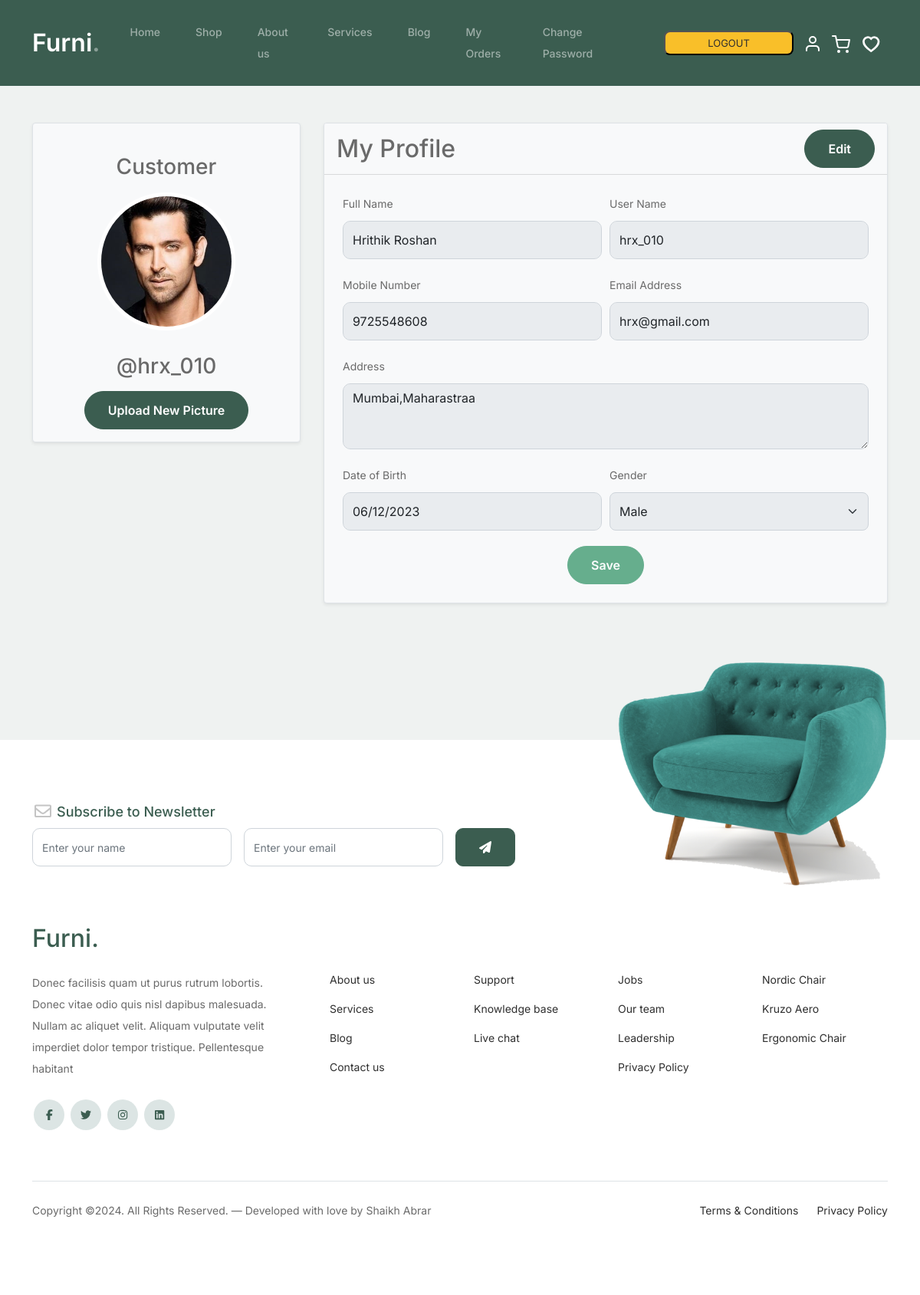
The page /uprofile/ (signed in) on the database its author committed.
### app1/models.py (models this page shows, shortened)
class User(models.Model):
    name = models.CharField(max_length=20)
    email = models.EmailField()
    mobile = models.BigIntegerField()
    password = models.CharField(max_length=8)
    usertype = models.CharField(max_length=10,default="customer")

class UserProfile(models.Model):
    user = models.OneToOneField(User,on_delete=models.CASCADE)
    uname = models.CharField(default="username",max_length=10)
    profile = models.ImageField(default="static/images/user.svg",upload_to="pictures/")
    address = models.CharField(max_length=255, blank=True, null=True)
    dob = models.DateField(blank=True, null=True)
    GENDER_CHOICES = [
        ('male','Male'),
        ('female','Female'),
        ('other','Other'),
    ]
    gender = models.CharField(max_length=10,choices=GENDER_CHOICES,blank=True, null=True)

### app1/views.py (the view)
# urls.py: path('uprofile/',views.uprofile,name='uprofile'),
def uprofile(request):
    user = User.objects.get(email=request.session['email'])
    uprofile = UserProfile.objects.get(user=user)
    if request.method == "POST":
        try:
            user.name = request.POST['name']
            user.mobile = request.POST['mobile']
            uprofile.uname = request.POST['uname']
            uprofile.address = request.POST['address']
            uprofile.gender = request.POST['gender']
            dob_str = request.POST['dob']
            if dob_str:
                uprofile.dob = datetime.strptime(dob_str, '%Y-%m-%d').date()
            user.save()
            uprofile.save()
            messages.success(request,"Profile Updated Successfully..!!")
            return redirect('uprofile')
        except Exception as e:
            print(e)
            messages.error(request, "Profile Not Updated..!!")
            return redirect('uprofile')
    else:
        if uprofile.dob:
         uprofile.dob = uprofile.dob.strftime('%Y-%m-%d')
        context = {
            'user': user,
            'uprofile': uprofile
        }
        if user.usertype == "customer":
            return render(request,'uprofile.html',context)
        else:
            return render(request,'seller/sprofile.html',context)

### app1/templates/uprofile.html (shortened to what this page needs)
{% extends "header-footer.html" %}
{% load static %}
{% block content %}
<div class="container content-container mt-5 mb-5">
  <div class="container-cards row">
    <div class="col-md-4">
      <div class="profile-card card shadow-sm bg-light border">
        <form id="profile-form" method="post" action="{% url 'upicture' %}" enctype="multipart/form-data"> {% csrf_token %}
          <div class="card-body text-center">
            <h3 class="profile-name mb-3" id="user-name">{{user.usertype|title}}</h3>
            <img src="{{uprofile.profile.url}}" alt="Profile Picture" class="profile-picture" id="profile-picture">
            <h3 class="profile-name mb-3" id="user-name">@{{uprofile.uname}}</h3>
            <button type="submit" class="btn btn-primary" id="upload-btn">Upload New Picture</button>
          </div>
        </form>
      </div>
    </div>
    <div class="col-md-8">
      <div class="details-card card shadow-sm bg-light border">
        <div class="card-header bg-light d-flex justify-content-between align-items-center">
          <h2 class="text-center mb-0">My Profile</h2>
          <button type="button" class="btn btn-primary edit-profile-btn">Edit</button>
        </div>
        <div class="card-body p-4">
          <form id="profile-form" method="post" action="{% url 'uprofile' %}"> {% csrf_token %}
            <div class="form-row">
              <div class="form-group">
                <label for="full_name" class="form-label">Full Name</label>
                <input type="text" class="form-control" id="full_name" name="name" value="{{user.name}}" disabled>
              </div>
              <div class="form-group">
                <label for="username" class="form-label">User Name</label>
                <input type="text" class="form-control" id="uname" name="uname" value="{{uprofile.uname}}" disabled>
              </div>
            </div>
            <div class="form-row">
              <div class="form-group">
                <label for="mobile" class="form-label">Mobile Number</label>
                <input type="tel" class="form-control" id="mobile" name="mobile" value="{{user.mobile}}" disabled>
              </div>
              <div class="form-group">
                <label for="email" class="form-label">Email Address</label>
                <input type="email" class="form-control" id="email" name="email" value="{{user.email}}" readonly disabled>
              </div>
            </div>
            <div class="form-group">
              <label for="address" class="form-label">Address</label>
              <textarea class="form-control" id="address" name="address" rows="3" disabled>{{uprofile.address}}</textarea>
            </div>
            <div class="form-row">
              <div class="form-group">
                <label for="dob" class="form-label">Date of Birth</label>
                <input type="date" class="form-control" id="dob" name="dob" value="{{uprofile.dob}}" disabled>
              </div>
              <div class="form-group">
                <label for="gender" class="form-label">Gender</label>
                <select class="form-select"  id="gender" name="gender" disabled>
                  <option value="male" {% if uprofile.gender == 'male' %}selected{% endif %} >Male</option>
                </select>
              </div>
            </div>
            <div class="text-center">
              <button type="submit" class="btn btn-success" disabled>Save</button>
            </div>
          </form>
        </div>
      </div>
    </div>
  </div>
</div>
{% endblock %}

### app1/static/css/style.css (style rules this page uses)
* { margin: 0; padding: 0; }
body { overflow-x: hidden; position: relative; }
body { font-family: "Inter", sans-serif; font-weight: 400; line-height: 28px; color: #6a6a6a; font-size: 14px; background-color: #eff2f1; }
.btn { font-weight: 600; padding: 12px 30px; border-radius: 30px; color: #ffffff; background: #2f2f2f; border-color: #2f2f2f; }
.btn.btn-primary { background: #3b5d50; border-color: #3b5d50; }
.form-control { height: 50px; border-radius: 10px; font-family: "Inter", sans-serif; }
textarea { height: auto !important; }

### app1/templates/uprofile.html (style rules this page uses)
.content-container { padding-bottom: 130px; }
.profile-card { max-width: 350px; text-align: center; }
.profile-picture { width: 180px; height: 180px; border-radius: 60%; object-fit: cover; border: 5px solid white; cursor: pointer; margin-bottom: 10px; }
.profile-name { margin-top: 20px; }
.card-body { padding-top: 20px; }
.form-row { display: flex; flex-wrap: wrap; margin-right: -5px; margin-left: -5px; }
.form-row > .form-group { padding-right: 5px; padding-left: 5px; flex: 0 0 50%; max-width: 50%; }
.form-group { margin-bottom: 20px; }
.container-cards { display: flex; flex-wrap: wrap; justify-content: space-between; }
.form-select { width: 100%; height: calc(1.5em + 0.75rem + 14px); padding: 0.375rem 0.75rem; font-size: 1rem; line-height: 1.5; border: 1px solid #ced4da; border-radius: 0.5rem; }

### rows shown on the page
User: usertype "Customer", name "Hrithik Roshan", mobile "9725548608", email "hrx@gmail.com"
UserProfile: profile (picture), uname "hrx_010", address "Mumbai,Maharastraa", dob "06/12/2023", gender "Male"
